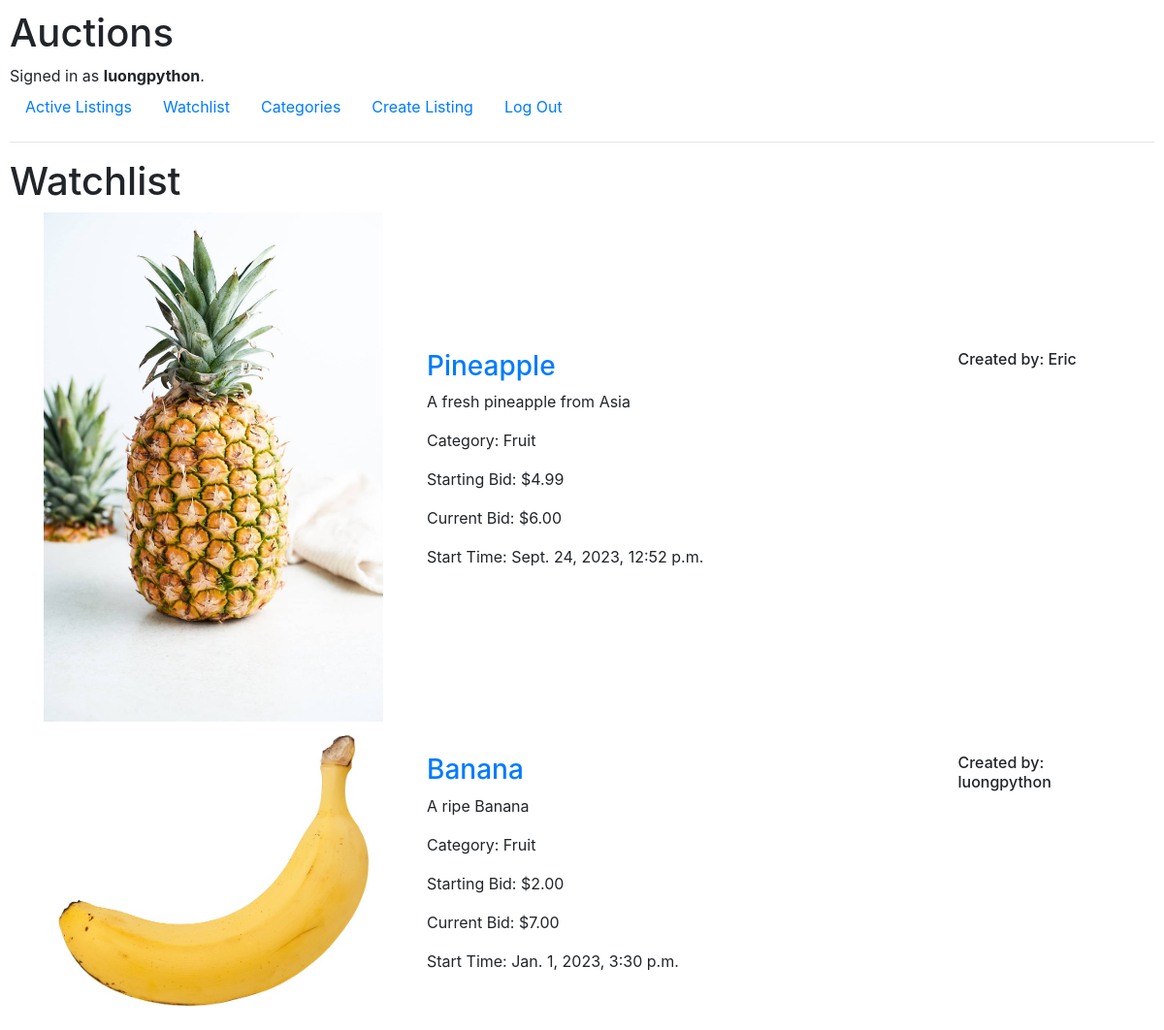
The app's page /watchlist (signed in) with its own data.
### auctions/models.py (models this page shows, shortened)
class User(AbstractUser):
    pass

class AuctionListing(models.Model):
    title = models.CharField(max_length=100)
    description = models.TextField()
    starting_bid = models.DecimalField(max_digits=20, decimal_places=2)
    current_bid = models.DecimalField(max_digits=20, decimal_places=2, blank=True, null=True)
    start_time = models.DateTimeField()
    end_time = models.DateTimeField(blank=True, null=True)
    seller = models.ForeignKey(User, on_delete=models.CASCADE, related_name="seller")
    category = models.CharField(max_length=64, default=None)
    image = models.ImageField(upload_to='auctions/images')
    active = models.BooleanField(default=True)
    liked = models.ManyToManyField(settings.AUTH_USER_MODEL, related_name="liked", blank=True)

### auctions/views.py (the view)
# urls.py: path("watchlist", views.watchlist, name="watchlist"),
def watchlist(request):
    if not request.user.is_authenticated:
        return HttpResponseRedirect(reverse("login"))
    return render(request, "auctions/watchlist.html", {
            "listings": request.user.liked.all()
        })

### auctions/templates/auctions/watchlist.html (shortened to what this page needs)
{% extends "auctions/layout.html" %}
{% block body %}
    <h1> Watchlist </h1>
    {% for listing in listings %}
        {% if listing.active == True %}
            <div class="container">
                <div class="row align-items-center">
                    <div class="col-md-4">
                        <img src="{{ listing.image.url }}" alt="Auction listing image" class="img-fluid">
                    </div>
                    <div class="col-md-8" >
                        <div class="container">
                            <div class="row">
                                <div class="col-md-9">
                                    <h3><a href="{% url 'display_listing' listing.id %}">{{ listing.title }}</a></h3>
                                    <p>{{ listing.description }}</p>
                                    <p>Category: {{ listing.category }}</p>
                                    <p>Starting Bid: ${{ listing.starting_bid }}</p>
                                    <p>Current Bid: ${{ listing.current_bid }}</p>
                                    <p>Start Time: {{ listing.start_time }}</p>
                                </div>
                                <div class="col-md-3">
                                    <h6>Created by: {{listing.seller}}</h6>
                                </div>
                            </div>
                        </div>
                    </div>
                </div>
            </div>
        {% endif %}
    {% empty %}
        Empty
    {% endfor %}
{% endblock %}

### auctions/templates/auctions/layout.html (shortened to what this page needs)
{% load static %}
<!DOCTYPE html>
<html lang="en">
    <head>
        <link rel="stylesheet" href="https://stackpath.bootstrapcdn.com/bootstrap/4.4.1/css/bootstrap.min.css">
        <link href="{% static 'auctions/styles.css' %}" rel="stylesheet" type="text/css">
    </head>
    <body>
        <h1>Auctions</h1>
        <div>
            {% if user.is_authenticated %}
                Signed in as <strong>{{ user.username }}</strong>.
            {% else %}
                Not signed in.
            {% endif %}
        </div>
        <ul class="nav">
            <li class="nav-item">
                <a class="nav-link" href="{% url 'index' %}">Active Listings</a>
            </li>
            <li class="nav-item">
                <a class="nav-link" href="{% url 'watchlist' %}">Watchlist</a>
            </li>
            <li class="nav-item">
                <a class="nav-link" href="{% url 'category' %}">Categories</a>
            </li>
            {% if user.is_authenticated %}
                <li class="nav-item">
                    <a class="nav-link" href="{% url 'create_listing' %}">Create Listing</a>
                </li>
                <li class="nav-item">
                    <a class="nav-link" href="{% url 'logout' %}">Log Out</a>
                </li>
            {% endif %}
        </ul>
        <hr>
        {% block body %}
        {% endblock %}
    </body>
</html>

### auctions/static/auctions/styles.css (style rules this page uses)
body { padding: 10px; }

### records on screen
User: username "luongpython"
AuctionListing: image (picture), title "Pineapple", description "A fresh pineapple from Asia", category "Fruit", starting_bid "4.99", current_bid "6.00", start_time "Sept. 24, 2023, 12:52 p.m.", seller "Eric"
AuctionListing: image (picture), title "Banana", description "A ripe Banana", category "Fruit", starting_bid "2.00", current_bid "7.00", start_time "Jan. 1, 2023, 3:30 p.m.", seller "luongpython"
